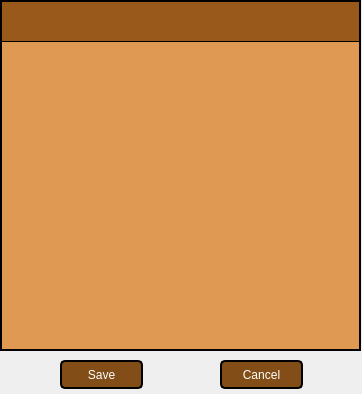
<?xml version="1.0" encoding="UTF-8"?>
<ui version="4.0">
 <class>NoteDialog</class>
 <widget class="QDialog" name="NoteDialog">
  <property name="geometry">
   <rect>
    <x>0</x>
    <y>0</y>
    <width>362</width>
    <height>394</height>
   </rect>
  </property>
  <property name="windowTitle">
   <string>Dialog</string>
  </property>
  <widget class="QTextEdit" name="textEdit">
   <property name="geometry">
    <rect>
     <x>0</x>
     <y>40</y>
     <width>361</width>
     <height>311</height>
    </rect>
   </property>
   <property name="styleSheet">
    <string notr="true">padding: 10px;
background-color: #e09952;
border: 2px solid black;
color: black;</string>
   </property>
  </widget>
  <widget class="QLineEdit" name="lineEdit">
   <property name="geometry">
    <rect>
     <x>0</x>
     <y>0</y>
     <width>361</width>
     <height>41</height>
    </rect>
   </property>
   <property name="styleSheet">
    <string notr="true">font: 20px;
font-weight: 800;
background-color: #98591B;
border: 2px solid black;
border-bottom: 0;
color: white;</string>
   </property>
  </widget>
  <widget class="QPushButton" name="saveButton">
   <property name="geometry">
    <rect>
     <x>60</x>
     <y>360</y>
     <width>83</width>
     <height>29</height>
    </rect>
   </property>
   <property name="styleSheet">
    <string notr="true">background-color: #824D17;
border: 2px solid black;
color: white;
border-radius: 5px;</string>
   </property>
   <property name="text">
    <string>Save</string>
   </property>
  </widget>
  <widget class="QPushButton" name="cancelButton">
   <property name="geometry">
    <rect>
     <x>220</x>
     <y>360</y>
     <width>83</width>
     <height>29</height>
    </rect>
   </property>
   <property name="styleSheet">
    <string notr="true">background-color: #824D17;
border: 2px solid black;
color: white;
border-radius: 5px;</string>
   </property>
   <property name="text">
    <string>Cancel</string>
   </property>
  </widget>
 </widget>
 <resources/>
 <connections/>
</ui>
